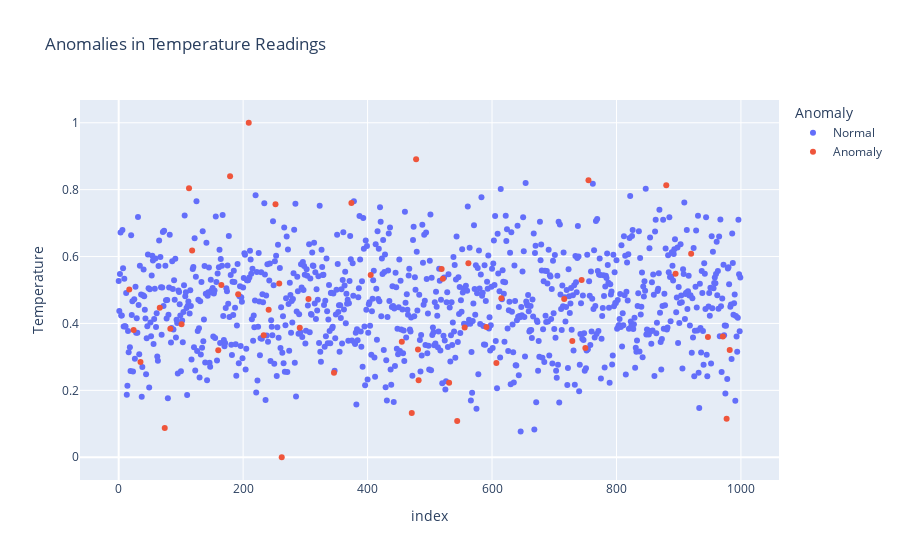

This figure's notebook cell:
### Code cell
from sklearn.ensemble import IsolationForest

# Detect anomalies using Isolation Forest
model = IsolationForest(contamination=0.05, random_state=42)
df["Anomaly"] = model.fit_predict(df[["Temperature", "Vibration", "Power_Usage", "Humidity"]])
df["Anomaly"] = df["Anomaly"].map({1: "Normal", -1: "Anomaly"})

# Display anomaly counts
print("Anomaly Count:\n", df["Anomaly"].value_counts())

# Visualizing anomalies
import plotly.express as px
fig = px.scatter(df, x=df.index, y="Temperature", color="Anomaly", title="Anomalies in Temperature Readings")
fig.show()

### Figure 1 — Plotly figure (JSON) as saved in the notebook; plotly's stock layout.template omitted (floating-point values rounded to 4 significant figures; data arrays with more than 128 entries replaced by an {"elided": "..."} marker saying what was removed)
{"data": [{"hovertemplate": "Anomaly=Normal<br>index=%{x}<br>Temperature=%{y}<extra></extra>", "legendgroup": "Normal", "marker": {"color": "#636efa", "symbol": "circle"}, "mode": "markers", "name": "Normal", "orientation": "v", "showlegend": true, "type": "scatter", "x": {"elided": "950 int values"}, "xaxis": "x", "y": {"elided": "950 float values"}, "yaxis": "y"}, {"hovertemplate": "Anomaly=Anomaly<br>index=%{x}<br>Temperature=%{y}<extra></extra>", "legendgroup": "Anomaly", "marker": {"color": "#EF553B", "symbol": "circle"}, "mode": "markers", "name": "Anomaly", "orientation": "v", "showlegend": true, "type": "scatter", "x": [17, 24, 35, 66, 74, 83, 101, 113, 118, 160, 165, 179, 192, 209, 233, 241, 252, 258, 262, 291, 305, 346, 374, 405, 455, 471, 478, 481, 482, 519, 521, 531, 544, 556, 562, 591, 607, 615, 716, 729, 744, 750, 755, 880, 895, 920, 947, 971, 977, 982], "xaxis": "x", "y": [0.5012, 0.3802, 0.2848, 0.4468, 0.08761, 0.3838, 0.3976, 0.8041, 0.618, 0.3195, 0.5151, 0.8403, 0.4871, 1.0, 0.3651, 0.4407, 0.7561, 0.5195, 0.0, 0.3874, 0.4734, 0.2528, 0.7604, 0.5447, 0.3451, 0.1324, 0.8909, 0.3222, 0.2305, 0.5628, 0.5335, 0.2227, 0.1085, 0.3882, 0.5797, 0.3896, 0.2815, 0.4751, 0.473, 0.3472, 0.5299, 0.3268, 0.828, 0.8131, 0.5483, 0.6082, 0.3594, 0.3609, 0.1152, 0.3206], "yaxis": "y"}], "layout": {"legend": {"title": {"text": "Anomaly"}, "tracegroupgap": 0}, "title": {"text": "Anomalies in Temperature Readings"}, "xaxis": {"anchor": "y", "domain": [0, 1], "title": {"text": "index"}}, "yaxis": {"anchor": "x", "domain": [0, 1], "title": {"text": "Temperature"}}}}
